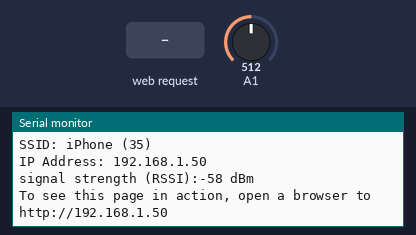
The sketch below on a simulated Arduino MKR. Parts: the last lines printed to the serial monitor. The inputs (shaded band) are chosen by the test bench; at power-on: A1 = 512. WiFi joins after 1.5 s; servers stay silent unless stated.

Above: at 15.7 s.
15.8 s: HTTP request GET /H received
At 17.2 s:
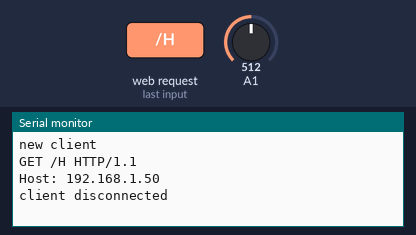
17.7 s: HTTP request GET /L received
At 18.3 s:
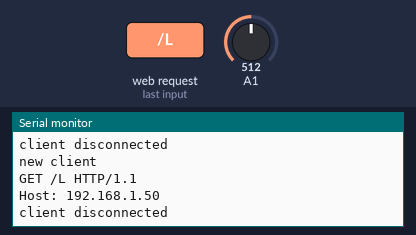
19.2 s: HTTP request GET /H received
At 20.3 s:
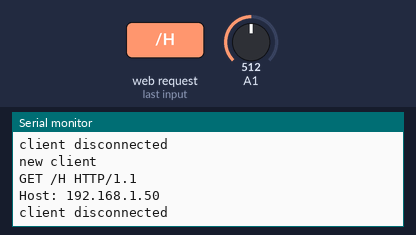

Measured:
- after the input at 15.8 s, the serial monitor: prints a new line after 0.05 s (image 1)
- after the input at 17.7 s, the serial monitor: prints a new line after 0.07 s (image 2)
- after the input at 19.2 s, the serial monitor: prints a new line at once (image 3)

The sketch:

Pacifica_WiFi.ino
```cpp
//MADE A CHANGE AND UPLOADING TO GITHUB
/// @file    Pacifica.ino
/// @brief   Gentle, blue-green ocean wave animation
/// @example Pacifica.ino

//
//  "Pacifica"
//  Gentle, blue-green ocean waves.
//  December 2019, Mark Kriegsman and Mary Corey March.
//  For Dan.
//

#define FASTLED_ALLOW_INTERRUPTS 0
#include <FastLED.h>
FASTLED_USING_NAMESPACE
#include <WiFiNINA.h>

#define DATA_PIN            2
#define NUM_LEDS            1800
#define MAX_POWER_MILLIAMPS 1000
#define BRIGHTNESS          255
#define LED_TYPE            WS2812B
#define COLOR_ORDER         GRB

//////////////////////////////////////////////////////////////////////////

CRGB leds[NUM_LEDS];
bool ledStateOn = false;

char ssid[] = "iPhone (35)";             //  your network SSID (name) between the " "
char pass[] = "123456789";      // your network password between the " "
int keyIndex = 0;                 // your network key Index number (needed only for WEP)
int status = WL_IDLE_STATUS;      //connection status
WiFiServer server(80);            //server socket
WiFiClient client = server.available();

void setup() {
  delay( 3000); // 3 second delay for boot recovery, and a moment of silence
  FastLED.addLeds<LED_TYPE,DATA_PIN,COLOR_ORDER>(leds, NUM_LEDS)
        .setCorrection( TypicalLEDStrip );
  FastLED.setMaxPowerInVoltsAndMilliamps(5, MAX_POWER_MILLIAMPS);
  FastLED.setBrightness(BRIGHTNESS);

  while (!Serial);
  enable_WiFi();
  connect_WiFi();
  server.begin();
  printWifiStatus();
}

void loop(){
  client = server.available();
  if (client) {
    printWEB();
  }

  if(ledStateOn){
    EVERY_N_MILLISECONDS(20){
      pacifica_loop();
      FastLED.show();
    }
  } else {
    fill_solid(leds, NUM_LEDS, CRGB::Black);
    FastLED.show();
  }
}

void printWifiStatus() {
  // print the SSID of the network you're attached to:
  Serial.print("SSID: ");
  Serial.println(WiFi.SSID());

  // print your board's IP address:
  IPAddress ip = WiFi.localIP();
  Serial.print("IP Address: ");
  Serial.println(ip);

  // print the received signal strength:
  long rssi = WiFi.RSSI();
  Serial.print("signal strength (RSSI):");
  Serial.print(rssi);
  Serial.println(" dBm");

  Serial.print("To see this page in action, open a browser to http://");
  Serial.println(ip);
}

void enable_WiFi() {
  // check for the WiFi module:
  if (WiFi.status() == WL_NO_MODULE) {
    Serial.println("Communication with WiFi module failed!");
    // don't continue
    while (true);
  }

  String fv = WiFi.firmwareVersion();
  if (fv < "1.0.0") {
    Serial.println("Please upgrade the firmware");
  }
}

void connect_WiFi() {
  // attempt to connect to Wifi network:
  while (status != WL_CONNECTED) {
    Serial.print("Attempting to connect to SSID: ");
    Serial.println(ssid);
    // Connect to WPA/WPA2 network. Change this line if using open or WEP network:
    status = WiFi.begin(ssid, pass);

    // wait 10 seconds for connection:
    delay(10000);
  }
}

void printWEB() {

  if (client) {                             // if you get a client,
    Serial.println("new client");           // print a message out the serial port
    String currentLine = "";                // make a String to hold incoming data from the client
    while (client.connected()) {            // loop while the client's connected
      if (client.available()) {             // if there's bytes to read from the client,
        char c = client.read();             // read a byte, then
        Serial.write(c);                    // print it out the serial monitor
        if (c == '\n') {                    // if the byte is a newline character

          // if the current line is blank, you got two newline characters in a row.
          // that's the end of the client HTTP request, so send a response:
          if (currentLine.length() == 0) {

            // HTTP headers always start with a response code (e.g. HTTP/1.1 200 OK)
            // and a content-type so the client knows what's coming, then a blank line:
            client.println("HTTP/1.1 200 OK");
            client.println("Content-type:text/html");
            client.println();

            //create the buttons
            client.print("Click <a href=\"/H\">here</a> turn the LED on<br>");
            client.print("Click <a href=\"/L\">here</a> turn the LED off<br><br>");

            int randomReading = analogRead(A1);
            client.print("Random reading from analog pin: ");
            client.print(randomReading);


            // The HTTP response ends with another blank line:
            client.println();
            // break out of the while loop:
            break;
          }
          else {      // if you got a newline, then clear currentLine:
            currentLine = "";
          }
        }
        else if (c != '\r') {    // if you got anything else but a carriage return character,
          currentLine += c;      // add it to the end of the currentLine
        }

        // if (currentLine.endsWith("GET /H")) {
        //   EVERY_N_MILLISECONDS(20){
        //     pacifica_loop();
        //     FastLED.show();
        //   }
        // }
        // if (currentLine.endsWith("GET /L")) {
        //   fill_solid(leds, NUM_LEDS, CRGB::Black);
        //   FastLED.show();
        // }


          if(currentLine.endsWith("GET /H")){
            ledStateOn = true;
          }
          if(currentLine.endsWith("GET /L")){
            ledStateOn = false;
          }
      }
    }
    // close the connection:
    client.stop();
    Serial.println("client disconnected");
  }
}

//////////////////////////////////////////////////////////////////////////
//
// The code for this animation is more complicated than other examples, and
// while it is "ready to run", and documented in general, it is probably not
// the best starting point for learning.  Nevertheless, it does illustrate some
// useful techniques.
//
//////////////////////////////////////////////////////////////////////////
//
// In this animation, there are four "layers" of waves of light.
//
// Each layer moves independently, and each is scaled separately.
//
// All four wave layers are added together on top of each other, and then
// another filter is applied that adds "whitecaps" of brightness where the
// waves line up with each other more.  Finally, another pass is taken
// over the led array to 'deepen' (dim) the blues and greens.
//
// The speed and scale and motion each layer varies slowly within independent
// hand-chosen ranges, which is why the code has a lot of low-speed 'beatsin8' functions
// with a lot of oddly specific numeric ranges.
//
// These three custom blue-green color palettes were inspired by the colors found in
// the waters off the southern coast of California, https://goo.gl/maps/QQgd97jjHesHZVxQ7
//
CRGBPalette16 pacifica_palette_1 =
    { 0x000507, 0x000409, 0x00030B, 0x00030D, 0x000210, 0x000212, 0x000114, 0x000117,
      0x000019, 0x00001C, 0x000026, 0x000031, 0x00003B, 0x000046, 0x14554B, 0x28AA50 };
CRGBPalette16 pacifica_palette_2 =
    { 0x000507, 0x000409, 0x00030B, 0x00030D, 0x000210, 0x000212, 0x000114, 0x000117,
      0x000019, 0x00001C, 0x000026, 0x000031, 0x00003B, 0x000046, 0x0C5F52, 0x19BE5F };
CRGBPalette16 pacifica_palette_3 =
    { 0x000208, 0x00030E, 0x000514, 0x00061A, 0x000820, 0x000927, 0x000B2D, 0x000C33,
      0x000E39, 0x001040, 0x001450, 0x001860, 0x001C70, 0x002080, 0x1040BF, 0x2060FF };


void pacifica_loop()
{
  // Increment the four "color index start" counters, one for each wave layer.
  // Each is incremented at a different speed, and the speeds vary over time.
  static uint16_t sCIStart1, sCIStart2, sCIStart3, sCIStart4;
  static uint32_t sLastms = 0;
  uint32_t ms = GET_MILLIS();
  uint32_t deltams = ms - sLastms;
  sLastms = ms;
  uint16_t speedfactor1 = beatsin16(3, 179, 269);
  uint16_t speedfactor2 = beatsin16(4, 179, 269);
  uint32_t deltams1 = (deltams * speedfactor1) / 256;
  uint32_t deltams2 = (deltams * speedfactor2) / 256;
  uint32_t deltams21 = (deltams1 + deltams2) / 2;
  sCIStart1 += (deltams1 * beatsin88(1011,10,13));
  sCIStart2 -= (deltams21 * beatsin88(777,8,11));
  sCIStart3 -= (deltams1 * beatsin88(501,5,7));
  sCIStart4 -= (deltams2 * beatsin88(257,4,6));

  // Clear out the LED array to a dim background blue-green
  fill_solid( leds, NUM_LEDS, CRGB( 2, 6, 10));

  // Render each of four layers, with different scales and speeds, that vary over time
  pacifica_one_layer( pacifica_palette_1, sCIStart1, beatsin16( 3, 11 * 256, 14 * 256), beatsin8( 10, 70, 130), 0-beat16( 301) );
  pacifica_one_layer( pacifica_palette_2, sCIStart2, beatsin16( 4,  6 * 256,  9 * 256), beatsin8( 17, 40,  80), beat16( 401) );
  pacifica_one_layer( pacifica_palette_3, sCIStart3, 6 * 256, beatsin8( 9, 10,38), 0-beat16(503));
  pacifica_one_layer( pacifica_palette_3, sCIStart4, 5 * 256, beatsin8( 8, 10,28), beat16(601));

  // Add brighter 'whitecaps' where the waves lines up more
  pacifica_add_whitecaps();

  // Deepen the blues and greens a bit
  pacifica_deepen_colors();
}

// Add one layer of waves into the led array
void pacifica_one_layer( CRGBPalette16& p, uint16_t cistart, uint16_t wavescale, uint8_t bri, uint16_t ioff)
{
  uint16_t ci = cistart;
  uint16_t waveangle = ioff;
  uint16_t wavescale_half = (wavescale / 2) + 20;
  for( uint16_t i = 0; i < NUM_LEDS; i++) {
    waveangle += 250;
    uint16_t s16 = sin16( waveangle ) + 32768;
    uint16_t cs = scale16( s16 , wavescale_half ) + wavescale_half;
    ci += cs;
    uint16_t sindex16 = sin16( ci) + 32768;
    uint8_t sindex8 = scale16( sindex16, 240);
    CRGB c = ColorFromPalette( p, sindex8, bri, LINEARBLEND);
    leds[i] += c;
  }
}

// Add extra 'white' to areas where the four layers of light have lined up brightly
void pacifica_add_whitecaps()
{
  uint8_t basethreshold = beatsin8( 9, 55, 65);
  uint8_t wave = beat8( 7 );

  for( uint16_t i = 0; i < NUM_LEDS; i++) {
    uint8_t threshold = scale8( sin8( wave), 20) + basethreshold;
    wave += 7;
    uint8_t l = leds[i].getAverageLight();
    if( l > threshold) {
      uint8_t overage = l - threshold;
      uint8_t overage2 = qadd8( overage, overage);
      leds[i] += CRGB( overage, overage2, qadd8( overage2, overage2));
    }
  }
}

// Deepen the blues and greens
void pacifica_deepen_colors()
{
  for( uint16_t i = 0; i < NUM_LEDS; i++) {
    leds[i].blue = scale8( leds[i].blue,  145);
    leds[i].green= scale8( leds[i].green, 200);
    leds[i] |= CRGB( 2, 5, 7);
  }
}
```
